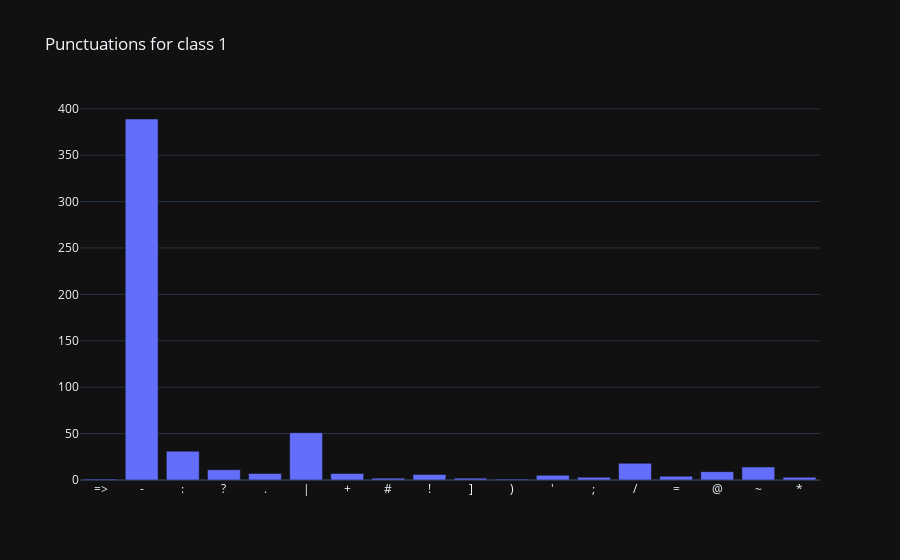

Source (notebook cell):
### Code cell
fig = go.Figure()

fig.add_trace(go.Bar(
    x = x,
    y = y
))

fig.update_layout(
    title_text = 'Punctuations for class 1',
    template='plotly_dark'
)

### Figure 1 — Plotly figure (JSON) as saved in the notebook; plotly's stock layout.template omitted (floating-point values rounded to 4 significant figures)
{"data": [{"type": "bar", "x": ["=>", "-", ":", "?", ".", "|", "+", "#", "!", "]", ")", "'", ";", "/", "=", "@", "~", "*"], "y": [1, 389, 31, 11, 7, 51, 7, 2, 6, 2, 1, 5, 3, 18, 4, 9, 14, 3]}], "layout": {"title": {"text": "Punctuations for class 1"}}}
